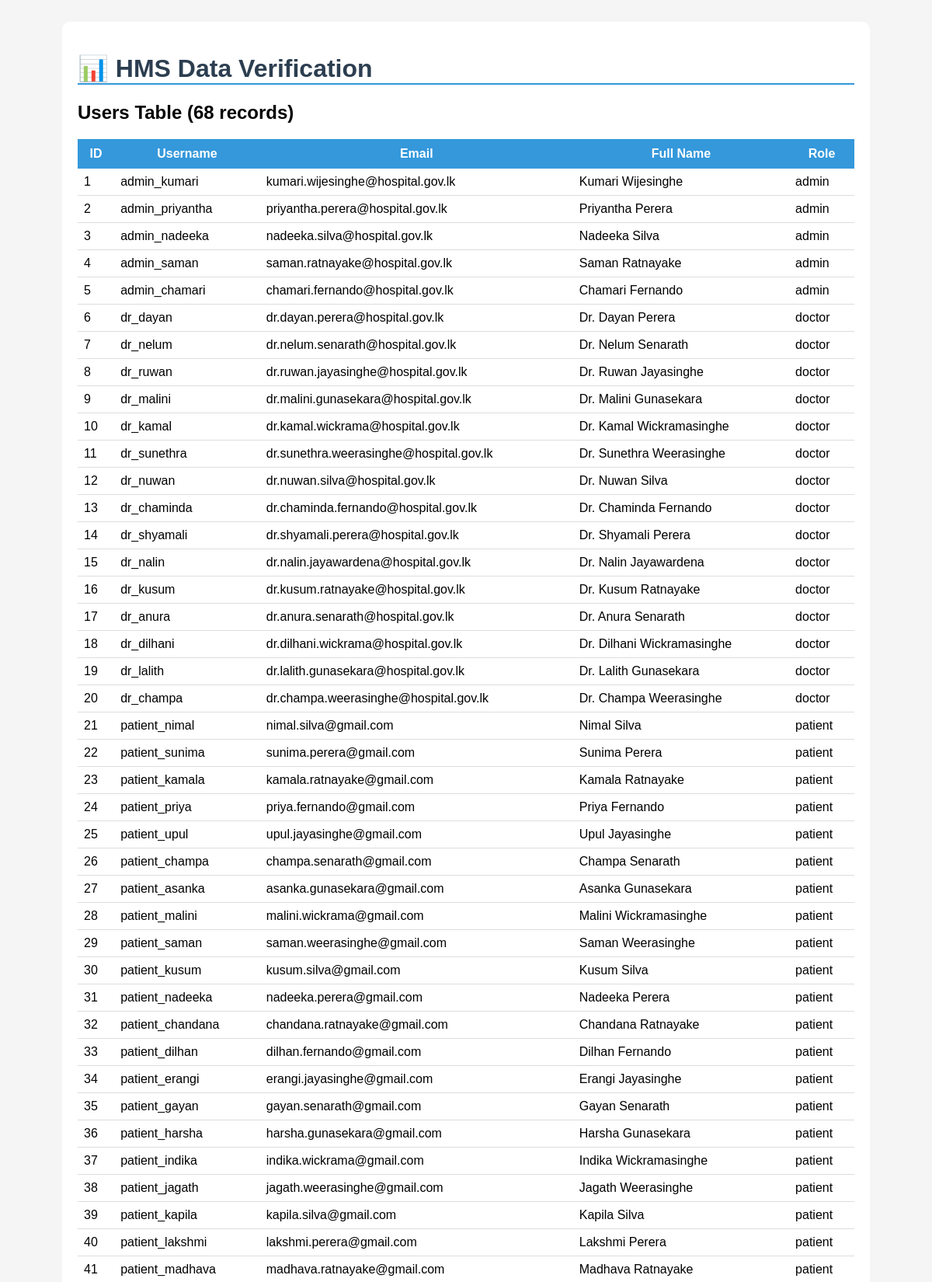
Screenshot of /show-data.php (upper part) with the database file from the repository.
### tables this page shows
CREATE TABLE `users` (
    `id` INT PRIMARY KEY AUTO_INCREMENT,
    `username` VARCHAR(50) UNIQUE NOT NULL,
    `email` VARCHAR(100) UNIQUE NOT NULL,
    `password_hash` VARCHAR(255) NOT NULL,
    `full_name` VARCHAR(100) NOT NULL,
    `phone` VARCHAR(15),
    `address` TEXT,
    `profile_image` VARCHAR(255) DEFAULT 'default-avatar.png',
    `role` ENUM('admin', 'doctor', 'patient') NOT NULL,
    `is_active` BOOLEAN DEFAULT TRUE,
    `last_login` DATETIME,
    `created_at` TIMESTAMP DEFAULT CURRENT_TIMESTAMP,
    `updated_at` TIMESTAMP DEFAULT CURRENT_TIMESTAMP ON UPDATE CURRENT_TIMESTAMP
);

### config/Database.php (called while the page is built, shortened)
<?php
class Database {
    private static $instance = null;
    private $connection;
    private $host;
    private $user;
    private $pass;
    private $name;
    private function __construct() {
        $this->host = DB_HOST;
        $this->user = DB_USER;
        $this->pass = DB_PASS;
        $this->name = DB_NAME;
    }
    private function connect() {
        try {
            $dsn = "mysql:host={$this->host};dbname={$this->name};charset=utf8mb4";
            $options = [
                PDO::ATTR_ERRMODE => PDO::ERRMODE_EXCEPTION,
                PDO::ATTR_DEFAULT_FETCH_MODE => PDO::FETCH_ASSOC,
                PDO::ATTR_EMULATE_PREPARES => false,
            ];
            $this->connection = new PDO($dsn, $this->user, $this->pass, $options);
        } catch(PDOException $e) {
            error_log("Database Connection Error: " . $e->getMessage());
            die("Database connection failed. Please check your configuration.");
        }
    }
    public static function getInstance() {
        if (self::$instance === null) {
            self::$instance = new self();
        }
        return self::$instance;
    }
    public function query($sql, $params = []) {
        try {
            $stmt = $this->connection->prepare($sql);
            $stmt->execute($params);
            return $stmt;
        } catch(PDOException $e) {
            error_log("Query Error: " . $e->getMessage() . " SQL: " . $sql);
            throw new Exception("Database query failed: " . $e->getMessage());
        }
    }
    public function fetchAll($sql, $params = []) {
        $stmt = $this->query($sql, $params);
        return $stmt->fetchAll();
    }
}

### show-data.php (the view, shortened to what this page needs)
<?php
require_once 'config/Database.php';
echo "<!DOCTYPE html>";
echo "<html>";
echo "<head>";
echo "</head>";
echo "<body>";
echo "<div class='container'>";
echo "<h1>📊 HMS Data Verification</h1>";
try {
    $db = Database::getInstance();
    $users = $db->fetchAll("SELECT id, username, email, full_name, role FROM users");
    echo "<h2>Users Table (" . count($users) . " records)</h2>";
    echo "<table>";
    echo "<tr><th>ID</th><th>Username</th><th>Email</th><th>Full Name</th><th>Role</th></tr>";
    foreach ($users as $user) {
        echo "<tr>";
        echo "<td>" . $user['id'] . "</td>";
        echo "<td>" . $user['username'] . "</td>";
        echo "<td>" . $user['email'] . "</td>";
        echo "<td>" . $user['full_name'] . "</td>";
        echo "<td>" . $user['role'] . "</td>";
        echo "</tr>";
    }
    echo "</table>";
} catch (Exception $e) {
    echo "<p style='color:red;'>Error: " . $e->getMessage() . "</p>";
}
echo "</div>";
echo "</body>";
echo "</html>";

### rows the page displays
users: id "1", username "admin_kumari", email "kumari.wijesinghe@hospital.gov.lk", full_name "Kumari Wijesinghe", role "admin"
users: id "2", username "admin_priyantha", email "priyantha.perera@hospital.gov.lk", full_name "Priyantha Perera", role "admin"
users: id "3", username "admin_nadeeka", email "nadeeka.silva@hospital.gov.lk", full_name "Nadeeka Silva", role "admin"
users: id "4", username "admin_saman", email "saman.ratnayake@hospital.gov.lk", full_name "Saman Ratnayake", role "admin"
users: id "5", username "admin_chamari", email "chamari.fernando@hospital.gov.lk", full_name "Chamari Fernando", role "admin"
users: id "6", username "dr_dayan", email "dr.dayan.perera@hospital.gov.lk", full_name "Dr. Dayan Perera", role "doctor"
users: id "7", username "dr_nelum", email "dr.nelum.senarath@hospital.gov.lk", full_name "Dr. Nelum Senarath", role "doctor"
users: id "8", username "dr_ruwan", email "dr.ruwan.jayasinghe@hospital.gov.lk", full_name "Dr. Ruwan Jayasinghe", role "doctor"
users: id "9", username "dr_malini", email "dr.malini.gunasekara@hospital.gov.lk", full_name "Dr. Malini Gunasekara", role "doctor"
users: id "10", username "dr_kamal", email "dr.kamal.wickrama@hospital.gov.lk", full_name "Dr. Kamal Wickramasinghe", role "doctor"
users: id "11", username "dr_sunethra", email "dr.sunethra.weerasinghe@hospital.gov.lk", full_name "Dr. Sunethra Weerasinghe", role "doctor"
users: id "12", username "dr_nuwan", email "dr.nuwan.silva@hospital.gov.lk", full_name "Dr. Nuwan Silva", role "doctor"
users: id "13", username "dr_chaminda", email "dr.chaminda.fernando@hospital.gov.lk", full_name "Dr. Chaminda Fernando", role "doctor"
users: id "14", username "dr_shyamali", email "dr.shyamali.perera@hospital.gov.lk", full_name "Dr. Shyamali Perera", role "doctor"
users: id "15", username "dr_nalin", email "dr.nalin.jayawardena@hospital.gov.lk", full_name "Dr. Nalin Jayawardena", role "doctor"
users: id "16", username "dr_kusum", email "dr.kusum.ratnayake@hospital.gov.lk", full_name "Dr. Kusum Ratnayake", role "doctor"
users: id "17", username "dr_anura", email "dr.anura.senarath@hospital.gov.lk", full_name "Dr. Anura Senarath", role "doctor"
users: id "18", username "dr_dilhani", email "dr.dilhani.wickrama@hospital.gov.lk", full_name "Dr. Dilhani Wickramasinghe", role "doctor"
users: id "19", username "dr_lalith", email "dr.lalith.gunasekara@hospital.gov.lk", full_name "Dr. Lalith Gunasekara", role "doctor"
users: id "20", username "dr_champa", email "dr.champa.weerasinghe@hospital.gov.lk", full_name "Dr. Champa Weerasinghe", role "doctor"
users: id "21", username "patient_nimal", email "nimal.silva@gmail.com", full_name "Nimal Silva", role "patient"
users: id "22", username "patient_sunima", email "sunima.perera@gmail.com", full_name "Sunima Perera", role "patient"
users: id "23", username "patient_kamala", email "kamala.ratnayake@gmail.com", full_name "Kamala Ratnayake", role "patient"
users: id "24", username "patient_priya", email "priya.fernando@gmail.com", full_name "Priya Fernando", role "patient"
users: id "25", username "patient_upul", email "upul.jayasinghe@gmail.com", full_name "Upul Jayasinghe", role "patient"
users: id "26", username "patient_champa", email "champa.senarath@gmail.com", full_name "Champa Senarath", role "patient"
users: id "27", username "patient_asanka", email "asanka.gunasekara@gmail.com", full_name "Asanka Gunasekara", role "patient"
users: id "28", username "patient_malini", email "malini.wickrama@gmail.com", full_name "Malini Wickramasinghe", role "patient"
users: id "29", username "patient_saman", email "saman.weerasinghe@gmail.com", full_name "Saman Weerasinghe", role "patient"
users: id "30", username "patient_kusum", email "kusum.silva@gmail.com", full_name "Kusum Silva", role "patient"
users: id "31", username "patient_nadeeka", email "nadeeka.perera@gmail.com", full_name "Nadeeka Perera", role "patient"
users: id "32", username "patient_chandana", email "chandana.ratnayake@gmail.com", full_name "Chandana Ratnayake", role "patient"
users: id "33", username "patient_dilhan", email "dilhan.fernando@gmail.com", full_name "Dilhan Fernando", role "patient"
users: id "34", username "patient_erangi", email "erangi.jayasinghe@gmail.com", full_name "Erangi Jayasinghe", role "patient"
users: id "35", username "patient_gayan", email "gayan.senarath@gmail.com", full_name "Gayan Senarath", role "patient"
users: id "36", username "patient_harsha", email "harsha.gunasekara@gmail.com", full_name "Harsha Gunasekara", role "patient"
users: id "37", username "patient_indika", email "indika.wickrama@gmail.com", full_name "Indika Wickramasinghe", role "patient"
users: id "38", username "patient_jagath", email "jagath.weerasinghe@gmail.com", full_name "Jagath Weerasinghe", role "patient"
users: id "39", username "patient_kapila", email "kapila.silva@gmail.com", full_name "Kapila Silva", role "patient"
users: id "40", username "patient_lakshmi", email "lakshmi.perera@gmail.com", full_name "Lakshmi Perera", role "patient"
users: id "41", username "patient_madhava", email "madhava.ratnayake@gmail.com", full_name "Madhava Ratnayake", role "patient"

### other values shown
count($users) "68"
